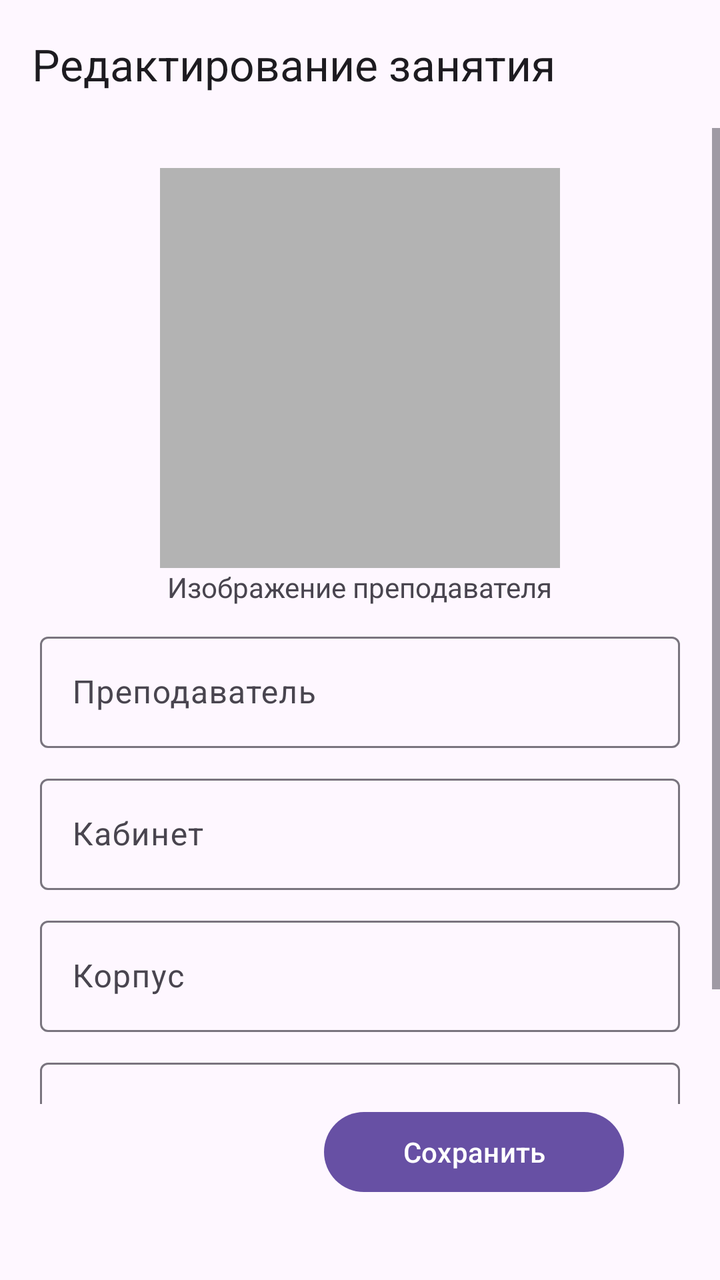
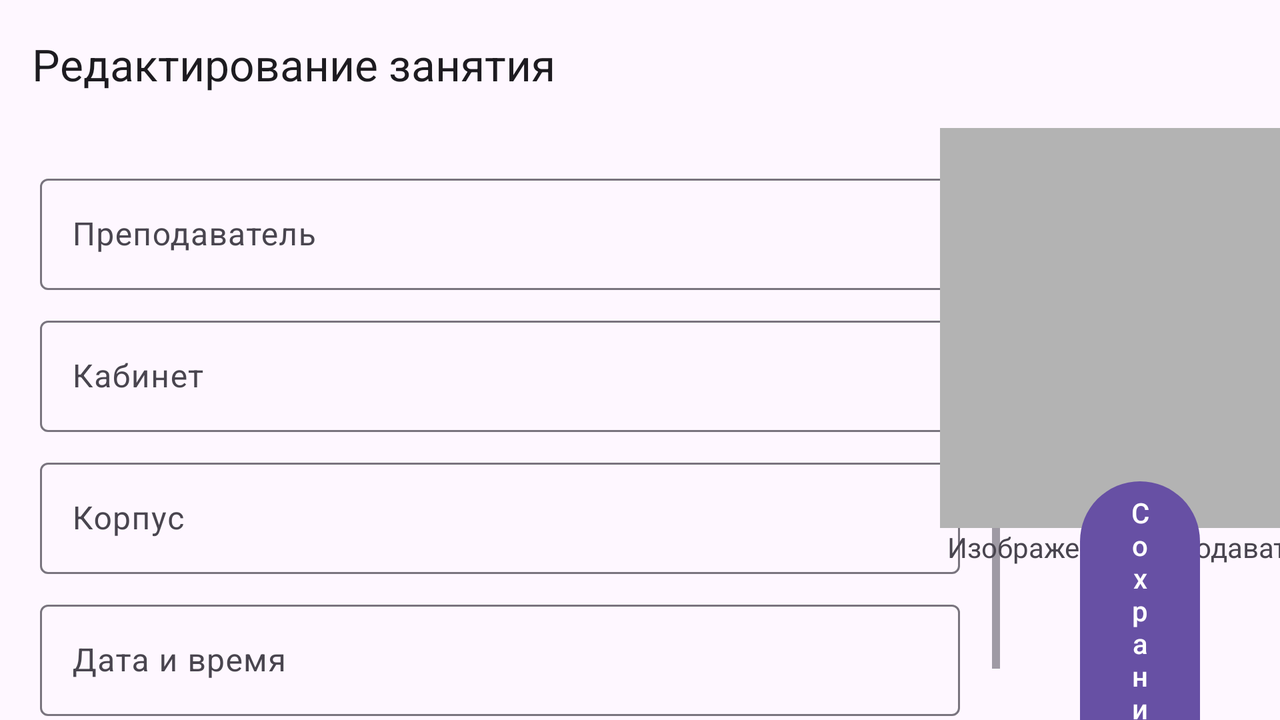

Compare how this app lays out the same screen by default and in its alternative resource folder. The renders come first, then the two layout files and the values they reference.
<!-- AndroidManifest.xml: activity theme Theme.AllToDo.NoActionBar -->
<!-- res/layout/activity_item_edit.xml -->
<?xml version="1.0" encoding="utf-8"?>
<androidx.constraintlayout.widget.ConstraintLayout xmlns:android="http://schemas.android.com/apk/res/android"
    xmlns:tools="http://schemas.android.com/tools"
    android:layout_width="match_parent"
    android:layout_height="match_parent"
    xmlns:app="http://schemas.android.com/apk/res-auto"
    >

    <com.google.android.material.appbar.AppBarLayout
        android:id="@+id/appbar_layout"
        android:layout_width="match_parent"
        android:layout_height="wrap_content"
        app:layout_constraintTop_toTopOf="parent"
        app:layout_constraintStart_toStartOf="parent"
        app:layout_constraintEnd_toEndOf="parent">

        <com.google.android.material.appbar.MaterialToolbar
            android:id="@+id/toolbar"
            android:layout_width="match_parent"
            app:title="Редактирование занятия"
            android:layout_height="?attr/actionBarSize" />

    </com.google.android.material.appbar.AppBarLayout>

    <androidx.constraintlayout.widget.ConstraintLayout
        android:layout_width="match_parent"
        android:layout_height="0dp"
        app:layout_constraintEnd_toEndOf="parent"
        app:layout_constraintStart_toStartOf="parent"
        app:layout_constraintBottom_toBottomOf="parent"
        app:layout_constraintTop_toBottomOf="@id/appbar_layout"
        >

        <ScrollView
            android:layout_width="match_parent"
            android:layout_height="0dp"
            app:layout_constraintTop_toTopOf="parent"
            app:layout_constraintStart_toStartOf="parent"
            app:layout_constraintEnd_toEndOf="parent"
            app:layout_constraintBottom_toTopOf="@id/save_button"
            >

            <LinearLayout
                android:layout_width="match_parent"
                android:layout_height="wrap_content"
                android:orientation="vertical"
                android:padding="20dp"
                >

                <LinearLayout
                    android:layout_width="wrap_content"
                    android:layout_height="wrap_content"
                    android:orientation="vertical"
                    android:layout_gravity="center"
                    android:layout_marginBottom="10dp"
                    >

                    <ImageView
                        android:id="@+id/task_image"
                        android:layout_width="200dp"
                        android:layout_height="200dp"
                        android:scaleType="centerCrop"
                        android:background="#B3B3B3"
                        android:layout_gravity="center"
                        />
                    <TextView
                        android:layout_width="wrap_content"
                        android:layout_height="match_parent"
                        android:text="@string/image"
                        android:layout_gravity="center"
                        />

                </LinearLayout>

                <com.google.android.material.textfield.TextInputLayout
                    android:id="@+id/title_text_input_layout"
                    android:layout_width="match_parent"
                    android:layout_height="wrap_content"
                    android:layout_marginBottom="10dp"
                    android:hint="@string/title"
                    >

                    <com.google.android.material.textfield.TextInputEditText
                        android:id="@+id/title_text_field"
                        android:layout_width="match_parent"
                        android:layout_height="wrap_content"
                        android:imeOptions="actionDone"
                        android:inputType="text"
                        android:singleLine="true" />

                </com.google.android.material.textfield.TextInputLayout>

                <com.google.android.material.textfield.TextInputLayout
                    android:id="@+id/description_text_input_layout"
                    android:layout_width="match_parent"
                    android:layout_height="wrap_content"
                    android:layout_marginBottom="10dp"
                    android:hint="@string/description"
                    >

                    <com.google.android.material.textfield.TextInputEditText
                        android:id="@+id/description_text_field"
                        android:layout_width="match_parent"
                        android:layout_height="wrap_content"
                        android:imeOptions="actionDone"
                        android:inputType="textMultiLine"
                        android:singleLine="true" />

                </com.google.android.material.textfield.TextInputLayout>

                <com.google.android.material.textfield.TextInputLayout
                    android:id="@+id/time_text_input_layout"
                    android:layout_width="match_parent"
                    android:layout_height="wrap_content"
                    android:layout_marginBottom="10dp"
                    android:hint="@string/time"
                    >

                    <com.google.android.material.textfield.TextInputEditText
                        android:id="@+id/time_text_field"
                        android:layout_width="match_parent"
                        android:layout_height="wrap_content"
                        android:imeOptions="actionDone"
                        android:inputType="numberSigned"
                        android:singleLine="true" />

                </com.google.android.material.textfield.TextInputLayout>

                <com.google.android.material.textfield.TextInputLayout
                    android:id="@+id/creation_date_text_input_layout"
                    android:layout_width="match_parent"
                    android:layout_height="wrap_content"
                    android:hint="@string/created_date"
                    android:layout_marginBottom="10dp"
                    >

                    <com.google.android.material.textfield.TextInputEditText
                        android:id="@+id/creation_date_text_field"
                        android:layout_width="match_parent"
                        android:layout_height="wrap_content"
                        android:imeOptions="actionDone"
                        android:editable="false"
                        android:inputType="none"
                        android:focusable="false"
                        android:singleLine="true"
                        tools:ignore="Deprecated" />

                </com.google.android.material.textfield.TextInputLayout>

            </LinearLayout>
        </ScrollView>

        <com.google.android.material.button.MaterialButton
            android:id="@+id/save_button"
            android:layout_width="150dp"
            android:layout_height="0dp"
            android:layout_margin="40dp"
            android:layout_marginBottom="40dp"
            android:text="@string/save_button"
            app:layout_constraintBottom_toBottomOf="parent"
            app:layout_constraintEnd_toEndOf="parent"
            app:layout_constraintHorizontal_bias="0.938"
            app:layout_constraintStart_toStartOf="parent" />

    </androidx.constraintlayout.widget.ConstraintLayout>

</androidx.constraintlayout.widget.ConstraintLayout>
<!-- resources referenced by this layout -->
<resources>
  <string name="created_date">Дата и время</string>
  <string name="description">Кабинет</string>
  <string name="image">Изображение преподавателя</string>
  <string name="save_button">Сохранить</string>
  <string name="time">Корпус</string>
  <string name="title">Преподаватель</string>
  <style name="Theme.AllToDo.NoActionBar" parent="Theme.Material3.Light.NoActionBar">
          <item name="windowActionBar">false</item>
          <item name="windowNoTitle">true</item>
      </style>
</resources>
<!-- res/layout-land/activity_item_edit.xml (the author's variant of the layout above) -->
<!-- drawn on the phone turned sideways -->
<?xml version="1.0" encoding="utf-8"?>
<androidx.constraintlayout.widget.ConstraintLayout xmlns:android="http://schemas.android.com/apk/res/android"
    xmlns:tools="http://schemas.android.com/tools"
    android:layout_width="match_parent"
    android:layout_height="match_parent"
    xmlns:app="http://schemas.android.com/apk/res-auto"
    >

    <com.google.android.material.appbar.AppBarLayout
        android:id="@+id/appbar_layout"
        android:layout_width="match_parent"
        android:layout_height="wrap_content"
        app:layout_constraintTop_toTopOf="parent"
        app:layout_constraintStart_toStartOf="parent"
        app:layout_constraintEnd_toEndOf="parent">

        <com.google.android.material.appbar.MaterialToolbar
            android:id="@+id/toolbar"
            android:layout_width="match_parent"
            app:title="Редактирование занятия"
            android:layout_height="?attr/actionBarSize" />

    </com.google.android.material.appbar.AppBarLayout>

    <androidx.constraintlayout.widget.ConstraintLayout
        android:layout_width="match_parent"
        android:layout_height="0dp"
        app:layout_constraintEnd_toEndOf="parent"
        app:layout_constraintStart_toStartOf="parent"
        app:layout_constraintBottom_toBottomOf="parent"
        app:layout_constraintTop_toBottomOf="@id/appbar_layout"
        >

        <ScrollView
            android:id="@+id/scrollView2"
            android:layout_width="500dp"
            android:layout_height="0dp"
            app:layout_constraintBottom_toBottomOf="parent"
            app:layout_constraintEnd_toEndOf="parent"
            app:layout_constraintHorizontal_bias="0.0"
            app:layout_constraintStart_toStartOf="parent"
            app:layout_constraintTop_toTopOf="parent"
            app:layout_constraintVertical_bias="0.0">

            <LinearLayout
                android:layout_width="match_parent"
                android:layout_height="wrap_content"
                android:orientation="vertical"
                android:padding="20dp">

                <com.google.android.material.textfield.TextInputLayout
                    android:id="@+id/title_text_input_layout"
                    android:layout_width="match_parent"
                    android:layout_height="wrap_content"
                    android:layout_marginBottom="10dp"
                    android:hint="@string/title">

                    <com.google.android.material.textfield.TextInputEditText
                        android:id="@+id/title_text_field"
                        android:layout_width="match_parent"
                        android:layout_height="wrap_content"
                        android:imeOptions="actionDone"
                        android:inputType="text"
                        android:singleLine="true" />

                </com.google.android.material.textfield.TextInputLayout>

                <com.google.android.material.textfield.TextInputLayout
                    android:id="@+id/description_text_input_layout"
                    android:layout_width="match_parent"
                    android:layout_height="wrap_content"
                    android:layout_marginBottom="10dp"
                    android:hint="@string/description">

                    <com.google.android.material.textfield.TextInputEditText
                        android:id="@+id/description_text_field"
                        android:layout_width="match_parent"
                        android:layout_height="wrap_content"
                        android:imeOptions="actionDone"
                        android:inputType="textMultiLine"
                        android:singleLine="true" />

                </com.google.android.material.textfield.TextInputLayout>

                <com.google.android.material.textfield.TextInputLayout
                    android:id="@+id/time_text_input_layout"
                    android:layout_width="match_parent"
                    android:layout_height="wrap_content"
                    android:layout_marginBottom="10dp"
                    android:hint="@string/time">

                    <com.google.android.material.textfield.TextInputEditText
                        android:id="@+id/time_text_field"
                        android:layout_width="match_parent"
                        android:layout_height="wrap_content"
                        android:imeOptions="actionDone"
                        android:inputType="numberSigned"
                        android:singleLine="true" />

                </com.google.android.material.textfield.TextInputLayout>

                <com.google.android.material.textfield.TextInputLayout
                    android:id="@+id/creation_date_text_input_layout"
                    android:layout_width="match_parent"
                    android:layout_height="wrap_content"
                    android:layout_marginBottom="10dp"
                    android:hint="@string/created_date">

                    <com.google.android.material.textfield.TextInputEditText
                        android:id="@+id/creation_date_text_field"
                        android:layout_width="match_parent"
                        android:layout_height="wrap_content"
                        android:editable="false"
                        android:focusable="false"
                        android:imeOptions="actionDone"
                        android:inputType="none"
                        android:singleLine="true"
                        tools:ignore="Deprecated" />

                </com.google.android.material.textfield.TextInputLayout>

            </LinearLayout>
        </ScrollView>

        <LinearLayout
            android:id="@+id/image_container"
            android:layout_width="wrap_content"
            android:layout_height="wrap_content"
            android:layout_gravity="center"
            android:orientation="vertical"
            app:layout_constraintEnd_toEndOf="parent"
            app:layout_constraintStart_toEndOf="@id/scrollView2"
            app:layout_constraintTop_toTopOf="parent">

            <ImageView
                android:id="@+id/task_image"
                android:layout_width="200dp"
                android:layout_height="200dp"
                android:layout_gravity="center"
                android:background="#B3B3B3"
                android:scaleType="centerCrop" />

            <TextView
                android:layout_width="wrap_content"
                android:layout_height="match_parent"
                android:layout_gravity="center"
                android:text="@string/image" />

        </LinearLayout>

        <com.google.android.material.button.MaterialButton
            android:id="@+id/save_button"
            android:layout_width="0dp"
            android:layout_height="wrap_content"
            android:layout_margin="40dp"
            android:layout_marginTop="48dp"
            android:text="@string/save_button"
            app:layout_constraintBottom_toBottomOf="parent"
            app:layout_constraintEnd_toEndOf="parent"
            app:layout_constraintStart_toEndOf="@+id/scrollView2"
            app:layout_constraintTop_toBottomOf="@+id/image_container" />

    </androidx.constraintlayout.widget.ConstraintLayout>

</androidx.constraintlayout.widget.ConstraintLayout>
